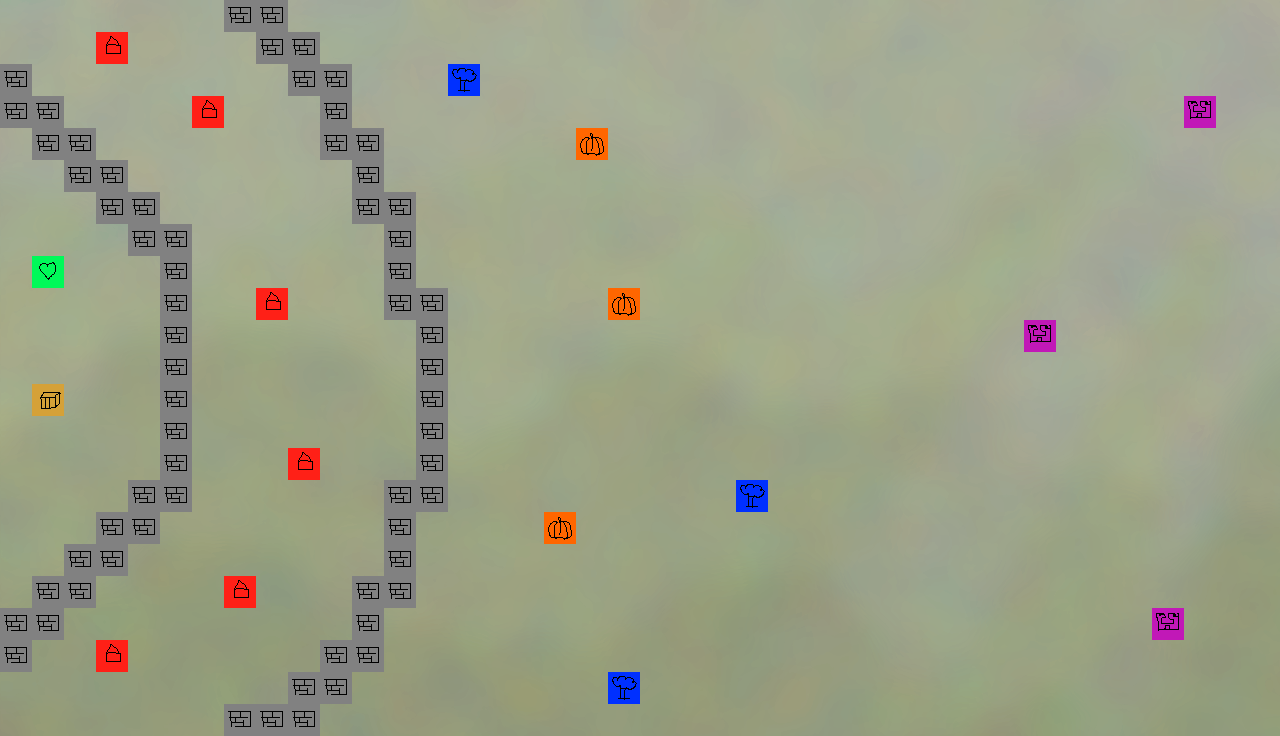

Below is a game level as drawn by its tile map, then a one-line description and the .tmx that defines it (tile-layer data replaced by summaries):
An orthogonal 40x23 tile map with 32x32 px tiles, 1 tile layer (definitions), 1 image layer.

<map version="1.0" orientation="orthogonal" width="40" height="23" tilewidth="32" tileheight="32">
 <tileset firstgid="1" name="definitions" tilewidth="32" tileheight="32">
  <image source="map.png" width="128" height="128" />
 </tileset>
 <imagelayer name="bg" width="40" height="23">
  <image source="bg.png" />
 </imagelayer>
 <layer name="definitions" width="40" height="23">
  <data>[920 cells, 81 non-empty, 7 distinct tile ids]</data>
 </layer>
</map>